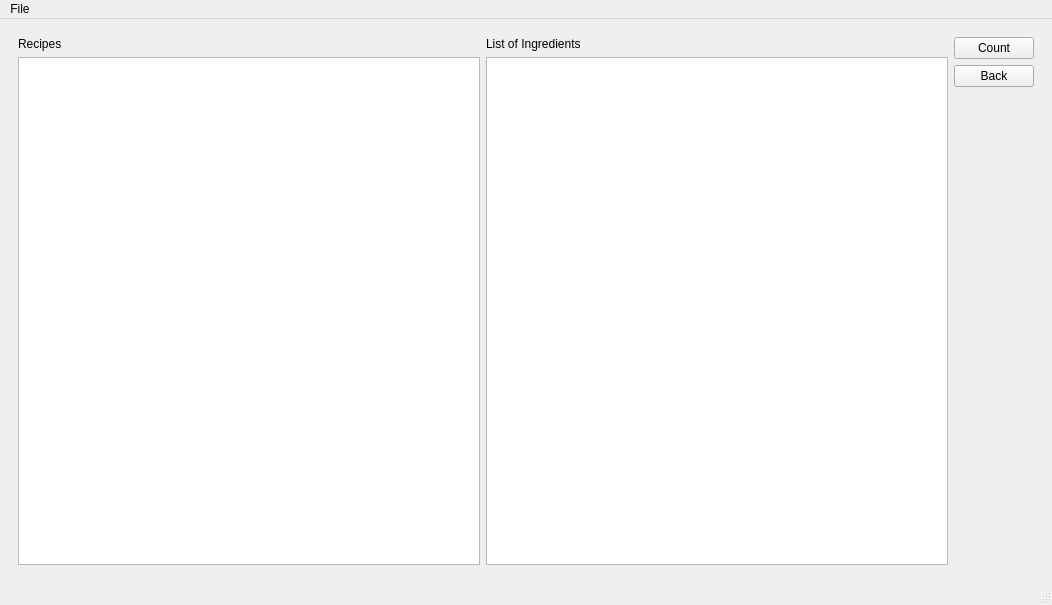
<?xml version="1.0" encoding="UTF-8"?>
<ui version="4.0">
 <class>MainWindow</class>
 <widget class="QMainWindow" name="MainWindow">
  <property name="geometry">
   <rect>
    <x>0</x>
    <y>0</y>
    <width>1052</width>
    <height>605</height>
   </rect>
  </property>
  <property name="windowTitle">
   <string>MainWindow</string>
  </property>
  <widget class="QWidget" name="centralwidget">
   <layout class="QHBoxLayout" name="horizontalLayout_2">
    <item>
     <widget class="QStackedWidget" name="stackedWidget">
      <property name="currentIndex">
       <number>2</number>
      </property>
      <widget class="QWidget" name="listPage">
       <layout class="QHBoxLayout" name="horizontalLayout">
        <item>
         <layout class="QVBoxLayout" name="verticalLayout_2">
          <item>
           <widget class="QLabel" name="label">
            <property name="text">
             <string>List of recipes</string>
            </property>
           </widget>
          </item>
          <item>
           <widget class="QListView" name="listView"/>
          </item>
         </layout>
        </item>
        <item>
         <layout class="QVBoxLayout" name="verticalLayout_3">
          <item>
           <widget class="QLabel" name="label_2">
            <property name="text">
             <string>Preview</string>
            </property>
           </widget>
          </item>
          <item>
           <widget class="QTextEdit" name="textEdit"/>
          </item>
         </layout>
        </item>
        <item>
         <layout class="QVBoxLayout" name="verticalLayout">
          <item>
           <widget class="QPushButton" name="addPushButton">
            <property name="text">
             <string>Add</string>
            </property>
           </widget>
          </item>
          <item>
           <widget class="QPushButton" name="editPushButton">
            <property name="text">
             <string>Edit</string>
            </property>
           </widget>
          </item>
          <item>
           <widget class="QPushButton" name="deletePushButton">
            <property name="text">
             <string>Delete</string>
            </property>
           </widget>
          </item>
          <item>
           <spacer name="verticalSpacer_4">
            <property name="orientation">
             <enum>Qt::Vertical</enum>
            </property>
           </spacer>
          </item>
          <item>
           <widget class="QPushButton" name="countPageButton">
            <property name="text">
             <string>Count Ingredients</string>
            </property>
           </widget>
          </item>
          <item>
           <spacer name="verticalSpacer">
            <property name="orientation">
             <enum>Qt::Vertical</enum>
            </property>
            <property name="sizeHint" stdset="0">
             <size>
              <width>20</width>
              <height>40</height>
             </size>
            </property>
           </spacer>
          </item>
         </layout>
        </item>
       </layout>
      </widget>
      <widget class="QWidget" name="editPage">
       <layout class="QHBoxLayout" name="horizontalLayout_3">
        <item>
         <layout class="QVBoxLayout" name="verticalLayout_5">
          <item>
           <layout class="QHBoxLayout" name="horizontalLayout_5">
            <item>
             <widget class="QLabel" name="label_5">
              <property name="text">
               <string>Recipe        </string>
              </property>
             </widget>
            </item>
            <item>
             <widget class="QLineEdit" name="recipeLineEdit"/>
            </item>
           </layout>
          </item>
          <item>
           <layout class="QHBoxLayout" name="horizontalLayout_6">
            <item>
             <widget class="QLabel" name="label_6">
              <property name="text">
               <string>Instructions</string>
              </property>
             </widget>
            </item>
            <item>
             <widget class="QTextEdit" name="instructionsTextEdit"/>
            </item>
           </layout>
          </item>
          <item>
           <layout class="QHBoxLayout" name="horizontalLayout_7">
            <item>
             <widget class="QLabel" name="label_7">
              <property name="text">
               <string>ingredients </string>
              </property>
             </widget>
            </item>
            <item>
             <widget class="QListView" name="ingredientsListView"/>
            </item>
           </layout>
          </item>
          <item>
           <layout class="QHBoxLayout" name="horizontalLayout_8">
            <item>
             <widget class="QLabel" name="label_8">
              <property name="text">
               <string>Ingredient  </string>
              </property>
             </widget>
            </item>
            <item>
             <widget class="QLineEdit" name="ingredientLineEdit"/>
            </item>
            <item>
             <widget class="QLineEdit" name="quantityLineEdit"/>
            </item>
            <item>
             <widget class="QLineEdit" name="unitLineEdit"/>
            </item>
            <item>
             <widget class="QPushButton" name="addIngredientButton">
              <property name="text">
               <string>Add</string>
              </property>
             </widget>
            </item>
            <item>
             <widget class="QPushButton" name="saveIngredientButton">
              <property name="text">
               <string>Save</string>
              </property>
             </widget>
            </item>
            <item>
             <widget class="QPushButton" name="deleteIngredientButton">
              <property name="text">
               <string>Delete</string>
              </property>
             </widget>
            </item>
           </layout>
          </item>
         </layout>
        </item>
        <item>
         <layout class="QVBoxLayout" name="verticalLayout_4">
          <item>
           <widget class="QPushButton" name="okButton">
            <property name="text">
             <string>OK</string>
            </property>
           </widget>
          </item>
          <item>
           <widget class="QPushButton" name="cancelButton">
            <property name="text">
             <string>Cancel</string>
            </property>
           </widget>
          </item>
          <item>
           <spacer name="verticalSpacer_2">
            <property name="orientation">
             <enum>Qt::Vertical</enum>
            </property>
            <property name="sizeHint" stdset="0">
             <size>
              <width>20</width>
              <height>40</height>
             </size>
            </property>
           </spacer>
          </item>
         </layout>
        </item>
       </layout>
      </widget>
      <widget class="QWidget" name="ingredientPage">
       <layout class="QHBoxLayout" name="horizontalLayout_4">
        <item>
         <layout class="QVBoxLayout" name="verticalLayout_6">
          <item>
           <widget class="QLabel" name="label_3">
            <property name="text">
             <string>Recipes</string>
            </property>
           </widget>
          </item>
          <item>
           <widget class="QTableView" name="recipesTableView"/>
          </item>
         </layout>
        </item>
        <item>
         <layout class="QVBoxLayout" name="verticalLayout_7">
          <item>
           <widget class="QLabel" name="label_4">
            <property name="text">
             <string>List of Ingredients</string>
            </property>
           </widget>
          </item>
          <item>
           <widget class="QListView" name="countListView"/>
          </item>
         </layout>
        </item>
        <item>
         <layout class="QVBoxLayout" name="verticalLayout_8">
          <item>
           <widget class="QPushButton" name="countButton">
            <property name="text">
             <string>Count</string>
            </property>
           </widget>
          </item>
          <item>
           <widget class="QPushButton" name="backButton">
            <property name="text">
             <string>Back</string>
            </property>
           </widget>
          </item>
          <item>
           <spacer name="verticalSpacer_3">
            <property name="orientation">
             <enum>Qt::Vertical</enum>
            </property>
            <property name="sizeHint" stdset="0">
             <size>
              <width>20</width>
              <height>40</height>
             </size>
            </property>
           </spacer>
          </item>
         </layout>
        </item>
       </layout>
      </widget>
     </widget>
    </item>
   </layout>
  </widget>
  <widget class="QMenuBar" name="menubar">
   <property name="geometry">
    <rect>
     <x>0</x>
     <y>0</y>
     <width>1052</width>
     <height>21</height>
    </rect>
   </property>
   <widget class="QMenu" name="menuFile">
    <property name="title">
     <string>File</string>
    </property>
    <addaction name="actionOpen"/>
    <addaction name="actionSave"/>
    <addaction name="actionSave_As"/>
   </widget>
   <addaction name="menuFile"/>
  </widget>
  <widget class="QStatusBar" name="statusbar"/>
  <action name="actionOpen">
   <property name="text">
    <string>Open</string>
   </property>
  </action>
  <action name="actionSave">
   <property name="text">
    <string>Save</string>
   </property>
  </action>
  <action name="actionSave_As">
   <property name="text">
    <string>Save As</string>
   </property>
  </action>
 </widget>
 <resources/>
 <connections/>
</ui>
